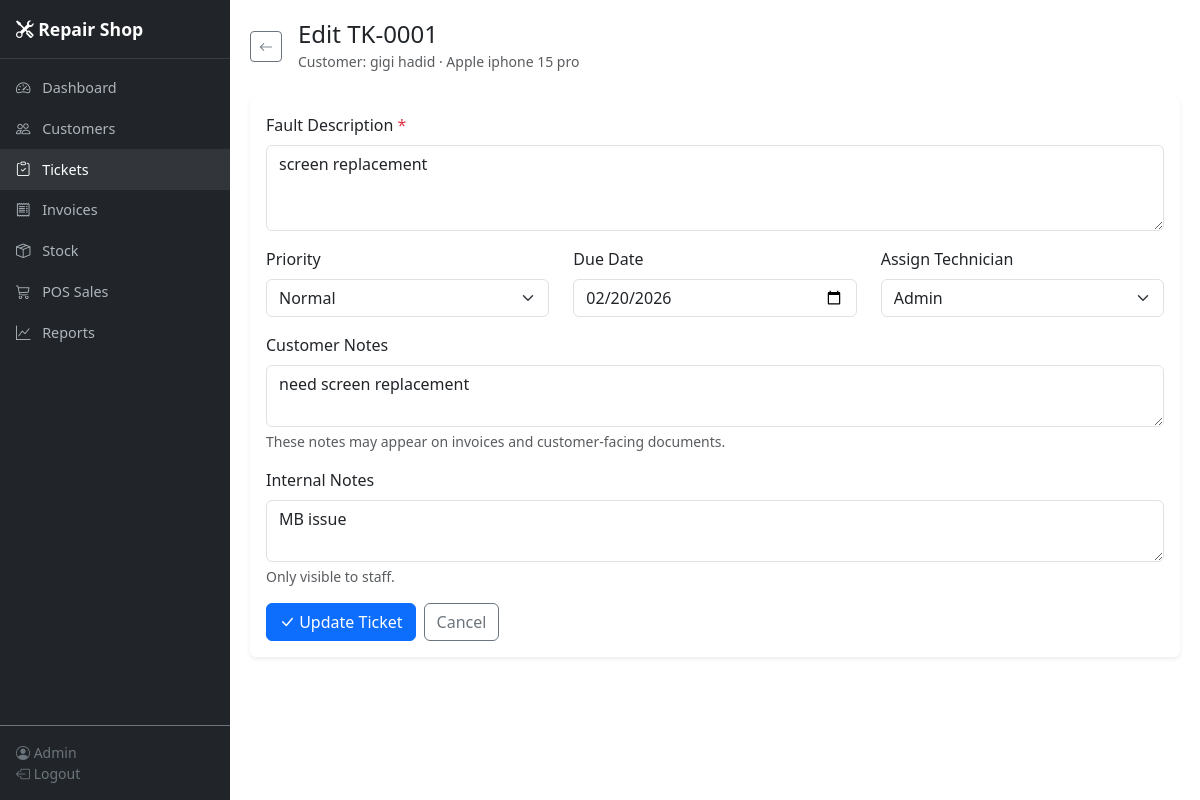
Screenshot of /tickets/1/edit (signed in) with the database file from the repository.
### app/models.py (models this page shows, shortened)
class User(UserMixin, db.Model):
    __tablename__ = "users"
    id = db.Column(db.Integer, primary_key=True)
    username = db.Column(db.String(80), unique=True, nullable=False, index=True)
    email = db.Column(db.String(120), unique=True, nullable=False)
    password_hash = db.Column(db.String(256), nullable=False)
    full_name = db.Column(db.String(120), nullable=False)
    role = db.Column(db.String(20), nullable=False, default="technician")
    is_active = db.Column(db.Boolean, default=True)
    created_at = db.Column(db.DateTime, default=utcnow)
    assigned_tickets = db.relationship("Ticket", backref="technician", lazy="dynamic",
                                       foreign_keys="Ticket.technician_id")
    progress_logs = db.relationship("TicketProgressLog", backref="user", lazy="dynamic")
    pos_sales = db.relationship("POSSale", backref="served_by_user", lazy="dynamic")

class Ticket(db.Model):
    __tablename__ = "tickets"
    STATUSES = ["Waiting", "Diagnosed", "In Progress", "Ready", "Collected", "Cancelled"]
    PRIORITIES = ["Low", "Normal", "High", "Urgent"]
    id = db.Column(db.Integer, primary_key=True)
    ticket_number = db.Column(db.String(20), unique=True, nullable=False, index=True)
    customer_id = db.Column(db.Integer, db.ForeignKey("customers.id"), nullable=False, index=True)
    device_id = db.Column(db.Integer, db.ForeignKey("devices.id"), nullable=False)
    technician_id = db.Column(db.Integer, db.ForeignKey("users.id"), nullable=True)
    fault_description = db.Column(db.Text, nullable=False)
    status = db.Column(db.String(20), nullable=False, default="Waiting", index=True)
    priority = db.Column(db.String(10), nullable=False, default="Normal")
    due_date = db.Column(db.Date, nullable=True)
    customer_notes = db.Column(db.Text, default="")
    internal_notes = db.Column(db.Text, default="")
    disclaimer_accepted = db.Column(db.Boolean, default=False)
    created_at = db.Column(db.DateTime, default=utcnow)
    updated_at = db.Column(db.DateTime, default=utcnow, onupdate=utcnow)
    progress_logs = db.relationship("TicketProgressLog", backref="ticket",
                                     lazy="dynamic", order_by="TicketProgressLog.created_at.desc()",
                                     cascade="all, delete-orphan")
    invoice = db.relationship("Invoice", backref="ticket", uselist=False,
                              cascade="all, delete-orphan")
    parts_used = db.relationship("TicketPartUsed", backref="ticket", lazy="dynamic",
                                  cascade="all, delete-orphan")

class Customer(db.Model):
    __tablename__ = "customers"
    id = db.Column(db.Integer, primary_key=True)
    first_name = db.Column(db.String(80), nullable=False)
    last_name = db.Column(db.String(80), nullable=False)
    phone = db.Column(db.String(30), nullable=False, index=True)
    email = db.Column(db.String(120), default="")
    address = db.Column(db.Text, default="")
    notes = db.Column(db.Text, default="")
    created_at = db.Column(db.DateTime, default=utcnow)
    updated_at = db.Column(db.DateTime, default=utcnow, onupdate=utcnow)
    devices = db.relationship("Device", backref="customer", lazy="dynamic",
                              cascade="all, delete-orphan")
    tickets = db.relationship("Ticket", backref="customer", lazy="dynamic")
    pos_sales = db.relationship("POSSale", backref="customer", lazy="dynamic")
    @property
    def full_name(self):
        return f"{self.first_name} {self.last_name}"

class Device(db.Model):
    __tablename__ = "devices"
    id = db.Column(db.Integer, primary_key=True)
    customer_id = db.Column(db.Integer, db.ForeignKey("customers.id"), nullable=False, index=True)
    device_type = db.Column(db.String(30), nullable=False)
    brand = db.Column(db.String(60), nullable=False)
    model = db.Column(db.String(100), nullable=False)
    colour = db.Column(db.String(40), default="")
    imei_serial = db.Column(db.String(60), default="", index=True)
    passcode = db.Column(db.String(40), default="")
    condition_notes = db.Column(db.Text, default="")
    created_at = db.Column(db.DateTime, default=utcnow)
    tickets = db.relationship("Ticket", backref="device", lazy="dynamic")
    @property
    def display_name(self):
        return f"{self.brand} {self.model}"

### app/blueprints/tickets/routes.py (the view, shortened to what this page needs)
@bp.route("/<int:ticket_id>/edit", methods=["GET", "POST"])
@login_required
def edit(ticket_id):
    ticket = Ticket.query.get_or_404(ticket_id)
    customer = ticket.customer
    form_data = {
        "fault_description": ticket.fault_description,
        "priority": ticket.priority,
        "due_date": ticket.due_date.isoformat() if ticket.due_date else "",
        "technician_id": str(ticket.technician_id) if ticket.technician_id else "",
        "customer_notes": ticket.customer_notes,
        "internal_notes": ticket.internal_notes,
    }
    return render_template(
        "tickets/edit.html",
        ticket=ticket,
        customer=customer,
        technicians=_get_technicians(),
        priority_choices=PRIORITY_CHOICES,
        form_data=form_data,
    )

### app/blueprints/tickets/routes.py (called while the page is built)
def _get_technicians():
    return User.query.filter_by(is_active=True).order_by(User.full_name).all()

### app/models.py (called while the page is built)
@login_manager.user_loader
def load_user(user_id):
    return db.session.get(User, int(user_id))

### app/templates/tickets/edit.html (shortened to what this page needs)
{% extends "base.html" %}
{% block content %}
<div class="d-flex align-items-center mb-4">
  <a href="{{ url_for('tickets.view', ticket_id=ticket.id) }}" class="btn btn-outline-secondary btn-sm me-3">
    <i class="bi bi-arrow-left"></i>
  </a>
  <div>
    <h4 class="mb-0">Edit {{ ticket.ticket_number }}</h4>
    <small class="text-muted">Customer: {{ customer.full_name }} · {{ ticket.device.display_name }}</small>
  </div>
</div>
<div class="card border-0 shadow-sm">
  <div class="card-body">
    <form method="post" action="{{ url_for('tickets.edit', ticket_id=ticket.id) }}">
      <div class="mb-3">
        <label for="fault_description" class="form-label">Fault Description <span class="text-danger">*</span></label>
        <textarea name="fault_description" id="fault_description" class="form-control" rows="3"
                  required>{{ form_data.get('fault_description', '') }}</textarea>
      </div>
      <div class="row">
        <div class="col-md-4 mb-3">
          <label for="priority" class="form-label">Priority</label>
          <select name="priority" id="priority" class="form-select">
            {% for p in priority_choices %}
            <option value="{{ p }}" {% if form_data.get('priority') == p %}selected{% endif %}>{{ p }}</option>
            {% endfor %}
          </select>
        </div>
        <div class="col-md-4 mb-3">
          <label for="due_date" class="form-label">Due Date</label>
          <input type="date" name="due_date" id="due_date" class="form-control"
                 value="{{ form_data.get('due_date', '') }}">
        </div>
        <div class="col-md-4 mb-3">
          <label for="technician_id" class="form-label">Assign Technician</label>
          <select name="technician_id" id="technician_id" class="form-select">
            {% for t in technicians %}
            <option value="{{ t.id }}"
                    {% if form_data.get('technician_id') == t.id|string %}selected{% endif %}>
              {{ t.full_name }}
            </option>
            {% endfor %}
          </select>
        </div>
      </div>
      <div class="mb-3">
        <label for="customer_notes" class="form-label">Customer Notes</label>
        <textarea name="customer_notes" id="customer_notes" class="form-control" rows="2">{{ form_data.get('customer_notes', '') }}</textarea>
        <div class="form-text">These notes may appear on invoices and customer-facing documents.</div>
      </div>
      <div class="mb-3">
        <label for="internal_notes" class="form-label">Internal Notes</label>
        <textarea name="internal_notes" id="internal_notes" class="form-control" rows="2">{{ form_data.get('internal_notes', '') }}</textarea>
        <div class="form-text">Only visible to staff.</div>
      </div>
      <div class="d-flex gap-2">
        <button type="submit" class="btn btn-primary">
          <i class="bi bi-check-lg"></i> Update Ticket
        </button>
        <a href="{{ url_for('tickets.view', ticket_id=ticket.id) }}" class="btn btn-outline-secondary">Cancel</a>
      </div>
    </form>
  </div>
</div>
{% endblock %}

### app/templates/base.html (shortened to what this page needs)
<!DOCTYPE html>
<html lang="en" data-bs-theme="light">
<head>
  <link href="https://cdn.jsdelivr.net/npm/bootstrap@5.3.3/dist/css/bootstrap.min.css" rel="stylesheet">
  <link href="https://cdn.jsdelivr.net/npm/bootstrap-icons@1.11.3/font/bootstrap-icons.min.css" rel="stylesheet">
</head>
<body>
  {% if current_user.is_authenticated %}
  <nav class="sidebar d-flex flex-column" id="sidebar">
    <div class="sidebar-brand">
      <i class="bi bi-tools"></i> {{ shop_name }}
    </div>
    <ul class="nav flex-column mt-2 flex-grow-1">
      <li class="nav-item">
        <a class="nav-link {% if request.endpoint == 'dashboard.index' %}active{% endif %}" href="{{ url_for('dashboard.index') }}">
          <i class="bi bi-speedometer2"></i> Dashboard
        </a>
      </li>
      <li class="nav-item">
        <a class="nav-link {% if 'customers' in request.endpoint|default('') %}active{% endif %}" href="{{ url_for('customers.index') }}">
          <i class="bi bi-people"></i> Customers
        </a>
      </li>
      <li class="nav-item">
        <a class="nav-link {% if 'tickets' in request.endpoint|default('') %}active{% endif %}" href="{{ url_for('tickets.index') }}">
          <i class="bi bi-clipboard-check"></i> Tickets
        </a>
      </li>
      <li class="nav-item">
        <a class="nav-link {% if 'invoices' in request.endpoint|default('') %}active{% endif %}" href="{{ url_for('invoices.index') }}">
          <i class="bi bi-receipt"></i> Invoices
        </a>
      </li>
      <li class="nav-item">
        <a class="nav-link {% if 'stock' in request.endpoint|default('') %}active{% endif %}" href="{{ url_for('stock.index') }}">
          <i class="bi bi-box-seam"></i> Stock
        </a>
      </li>
      <li class="nav-item">
        <a class="nav-link {% if 'pos' in request.endpoint|default('') %}active{% endif %}" href="{{ url_for('pos.index') }}">
          <i class="bi bi-cart3"></i> POS Sales
        </a>
      </li>
      <li class="nav-item">
        <a class="nav-link {% if 'reports' in request.endpoint|default('') %}active{% endif %}" href="{{ url_for('reports.index') }}">
          <i class="bi bi-graph-up"></i> Reports
        </a>
      </li>
    </ul>
    <div class="p-3 border-top border-secondary small text-secondary">
      <i class="bi bi-person-circle"></i> {{ current_user.full_name }}
      <br>
      <a href="{{ url_for('auth.logout') }}" class="text-secondary text-decoration-none">
        <i class="bi bi-box-arrow-left"></i> Logout
      </a>
    </div>
  </nav>
  <div class="main-content">
    {% block content %}{% endblock %}
  </div>
  {% endif %}
</body>
</html>

### app/templates/base.html (style rules this page uses)
:root { --sidebar-width: 230px; }
body { min-height: 100vh; }
.sidebar { width: var(--sidebar-width); min-height: 100vh; background: #212529; position: fixed; top: 0; left: 0; z-index: 1030; transition: transform .2s; }
.sidebar .nav-link { color: #adb5bd; padding: .6rem 1rem; font-size: .9rem; }
.sidebar .nav-link:hover, .sidebar .nav-link.active { color: #fff; background: rgba(255,255,255,.08); }
.sidebar .nav-link i { width: 22px; text-align: center; margin-right: .5rem; }
.main-content { margin-left: var(--sidebar-width); padding: 1.25rem; }
.sidebar-brand { padding: 1rem; font-weight: 700; font-size: 1.1rem; color: #fff; border-bottom: 1px solid rgba(255,255,255,.1); }

### rows the page displays
User: full_name "Admin"
Ticket: ticket_number "TK-0001", fault_description "screen replacement", priority "Normal", customer_notes "need screen replacement", internal_notes "MB issue"
Customer: full_name "gigi hadid"
Device: device.display_name "Apple iphone 15 pro"

### other values shown
{{ shop_name }} "Repair Shop"
form field technician_id "Admin"
